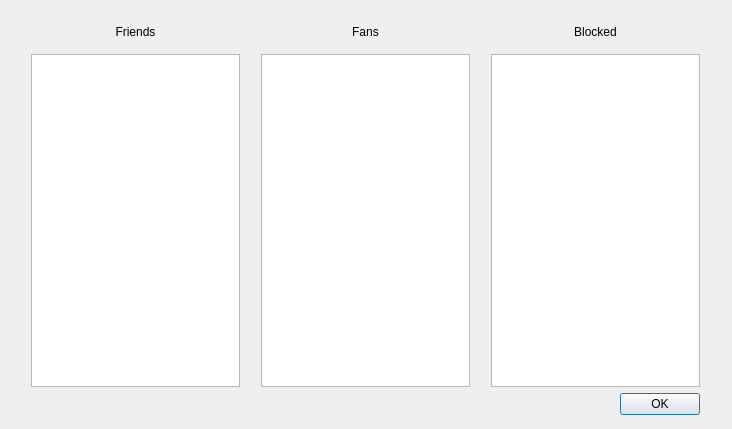
<ui version="4.0" >
 <class>FriendsListDialog</class>
 <widget class="QDialog" name="FriendsListDialog" >
  <property name="geometry" >
   <rect>
    <x>0</x>
    <y>0</y>
    <width>732</width>
    <height>429</height>
   </rect>
  </property>
  <property name="windowTitle" >
   <string>Friends, Fans, and Blocked</string>
  </property>
  <widget class="QWidget" name="layoutWidget" >
   <property name="geometry" >
    <rect>
     <x>16</x>
     <y>16</y>
     <width>700</width>
     <height>399</height>
    </rect>
   </property>
   <layout class="QGridLayout" name="gridLayout" >
    <item row="0" column="0" >
     <widget class="QLabel" name="label" >
      <property name="text" >
       <string>Friends</string>
      </property>
      <property name="alignment" >
       <set>Qt::AlignCenter</set>
      </property>
     </widget>
    </item>
    <item row="0" column="1" >
     <widget class="QLabel" name="label_2" >
      <property name="text" >
       <string>Fans</string>
      </property>
      <property name="alignment" >
       <set>Qt::AlignCenter</set>
      </property>
     </widget>
    </item>
    <item row="0" column="2" >
     <widget class="QLabel" name="label_3" >
      <property name="text" >
       <string>Blocked</string>
      </property>
      <property name="alignment" >
       <set>Qt::AlignCenter</set>
      </property>
     </widget>
    </item>
    <item row="1" column="0" >
     <widget class="QTableView" name="friendsView" >
      <property name="minimumSize" >
       <size>
        <width>209</width>
        <height>333</height>
       </size>
      </property>
      <property name="maximumSize" >
       <size>
        <width>209</width>
        <height>333</height>
       </size>
      </property>
      <property name="contextMenuPolicy" >
       <enum>Qt::CustomContextMenu</enum>
      </property>
      <property name="showGrid" >
       <bool>false</bool>
      </property>
      <property name="sortingEnabled" >
       <bool>true</bool>
      </property>
     </widget>
    </item>
    <item row="1" column="1" >
     <widget class="QTableView" name="fansView" >
      <property name="minimumSize" >
       <size>
        <width>209</width>
        <height>333</height>
       </size>
      </property>
      <property name="maximumSize" >
       <size>
        <width>209</width>
        <height>333</height>
       </size>
      </property>
      <property name="contextMenuPolicy" >
       <enum>Qt::CustomContextMenu</enum>
      </property>
      <property name="showGrid" >
       <bool>false</bool>
      </property>
      <property name="sortingEnabled" >
       <bool>true</bool>
      </property>
     </widget>
    </item>
    <item row="1" column="2" >
     <widget class="QTableView" name="blockedView" >
      <property name="minimumSize" >
       <size>
        <width>209</width>
        <height>333</height>
       </size>
      </property>
      <property name="maximumSize" >
       <size>
        <width>209</width>
        <height>333</height>
       </size>
      </property>
      <property name="contextMenuPolicy" >
       <enum>Qt::CustomContextMenu</enum>
      </property>
      <property name="showGrid" >
       <bool>false</bool>
      </property>
      <property name="sortingEnabled" >
       <bool>true</bool>
      </property>
     </widget>
    </item>
    <item row="2" column="1" colspan="2" >
     <widget class="QDialogButtonBox" name="buttonBox" >
      <property name="orientation" >
       <enum>Qt::Horizontal</enum>
      </property>
      <property name="standardButtons" >
       <set>QDialogButtonBox::Ok</set>
      </property>
     </widget>
    </item>
   </layout>
  </widget>
 </widget>
 <resources/>
 <connections>
  <connection>
   <sender>buttonBox</sender>
   <signal>accepted()</signal>
   <receiver>FriendsListDialog</receiver>
   <slot>accept()</slot>
   <hints>
    <hint type="sourcelabel" >
     <x>248</x>
     <y>254</y>
    </hint>
    <hint type="destinationlabel" >
     <x>157</x>
     <y>274</y>
    </hint>
   </hints>
  </connection>
  <connection>
   <sender>buttonBox</sender>
   <signal>rejected()</signal>
   <receiver>FriendsListDialog</receiver>
   <slot>reject()</slot>
   <hints>
    <hint type="sourcelabel" >
     <x>316</x>
     <y>260</y>
    </hint>
    <hint type="destinationlabel" >
     <x>286</x>
     <y>274</y>
    </hint>
   </hints>
  </connection>
 </connections>
</ui>
